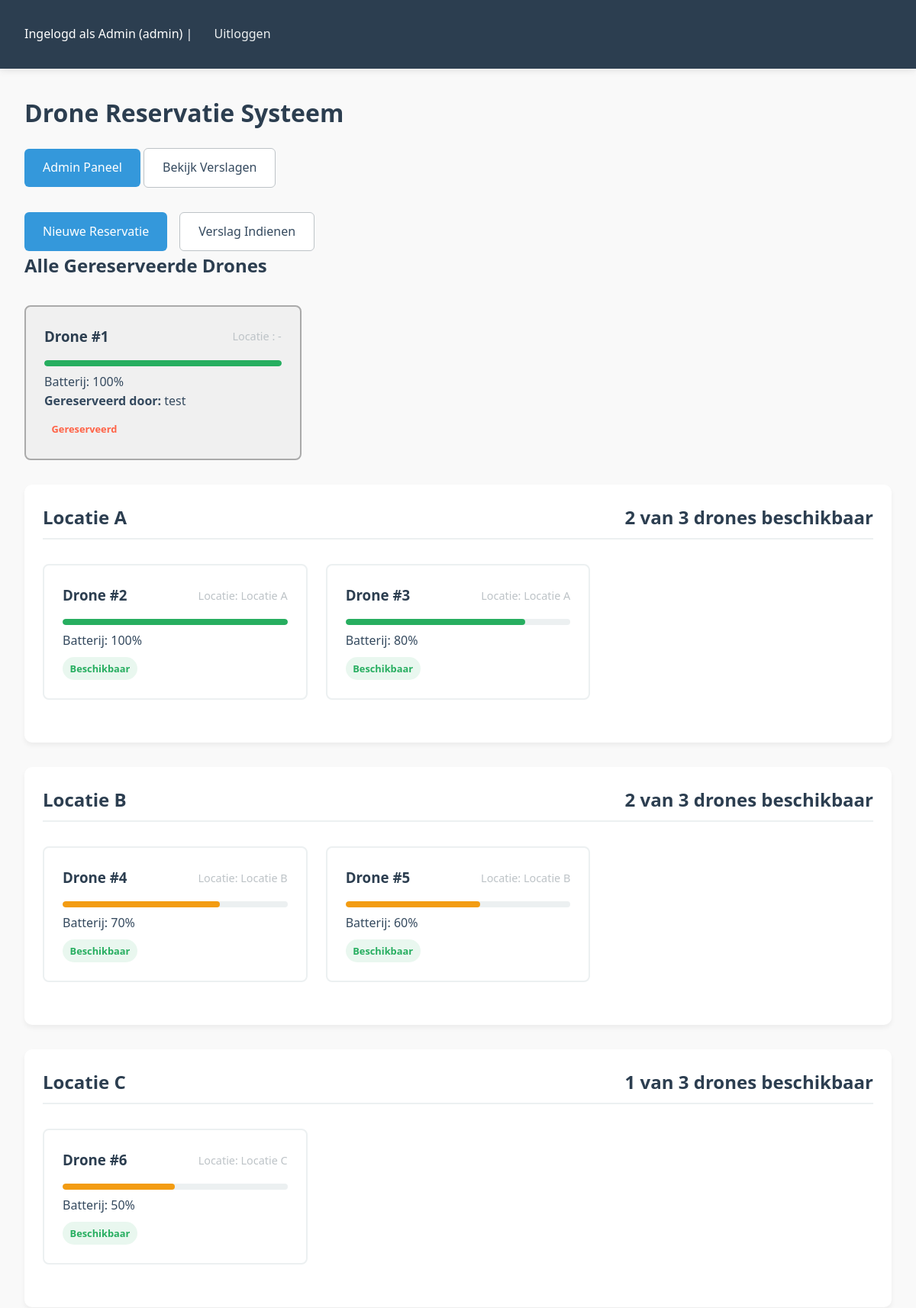
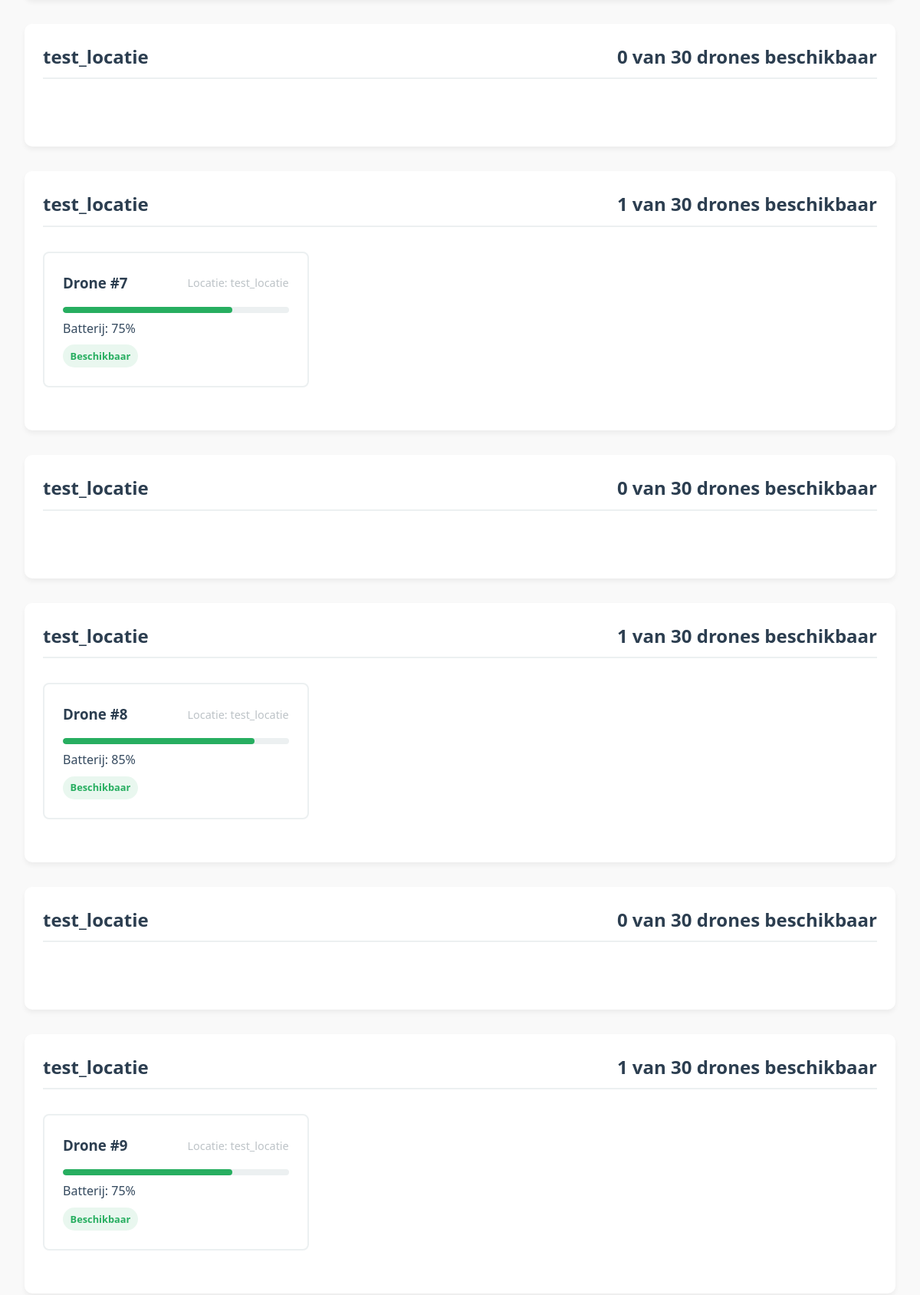
Screenshot of / (signed in, upper part) with the database file from the repository (2 pictures, top to bottom).
### tables this page shows
CREATE TABLE Users (
        ID INTEGER PRIMARY KEY,
        naam TEXT NOT NULL UNIQUE,
        Rol TEXT NOT NULL
    );

CREATE TABLE Drones (
        ID INTEGER PRIMARY KEY,
        batterijlevel INTEGER NOT NULL,
        Isbeschikbaar INTEGER NOT NULL DEFAULT 1,
        locatieId INTEGER NOT NULL,
        user_id INTEGER,
        FOREIGN KEY(user_id) REFERENCES Users(id) ON DELETE SET NULL,
        FOREIGN KEY(locatieId) REFERENCES Startplaats(ID)
    );

CREATE TABLE Startplaats (
        ID INTEGER PRIMARY KEY,
        naam TEXT NOT NULL,
        maxDrones INTEGER NOT NULL
    );

### routes.py (the view)
@routes_bp.route('/')
@login_required
def index():
    available_locations = Locatie.get_available_drones_per_location()
    if current_user.rol == 'admin':
        reserved_drones = Drone.all_reserved()
    else:
        reserved_drones = Drone.by_user(current_user.id)
    return render_template('index.html', locations=available_locations, drones=reserved_drones)

### app.py (called while the page is built)
@login_manager.user_loader
def load_user(user_id):
    user = User.by_id(user_id)
    return user

### database_context.py (called while the page is built)
    def getDbConn(self):
        return self._conn

### model/drone.py (called while the page is built)
    @staticmethod
    def all():
        sql = 'select id, batterijlevel, isbeschikbaar, locatieId from drones'
        dc = DatabaseContext()
        conn = dc.getDbConn()
        cursor = conn.execute(sql)
        rows = cursor.fetchall()
        drones = []
        for row in rows:
            drone = Drone(
                beschikbaarheid=row[2],
                batterijLevel=row[1],
                locatieId=row[3],
                id=row[0]
            )
            drones.append(drone)
        return drones

    def to_dict(self):
        return {
            "id": self.id,
            "beschikbaarheid": self.beschikbaarheid,
            "batterijlevel": self.batterijLevel,
            "locatieId": self.locatieId
        }

    @staticmethod
    def all_reserved():
        sql = '''
                SELECT d.id, d.batterijlevel, d.isbeschikbaar, d.locatieId, d.user_id, u.naam
                FROM drones d
                JOIN users u ON d.user_id = u.id
                WHERE d.isbeschikbaar = 0
            '''
        dc = DatabaseContext()
        conn = dc.getDbConn()
        cursor = conn.execute(sql)
        rows = cursor.fetchall()
        conn.commit()
        conn.close()
        drones = []
        for row in rows:
            drone = Drone(
                beschikbaarheid=row[2],
                batterijLevel=row[1],
                locatieId=row[3],
                user_id=row[4],
                id=row[0]
            )
            drone.gebruiker_naam = row[5]  # Voeg gebruikersnaam toe (uit kolom 'naam')
            drones.append(drone)
        return drones

### model/locatie.py (called while the page is built)
    @staticmethod
    def all():
        sql = '''select id, naam, maxDrones from startplaats'''
        dc = DatabaseContext()
        conn = dc.getDbConn()
        cursor = conn.cursor()
        cursor.execute(sql)
        rows = cursor.fetchall()
        conn.close()
        locaties = []
        for row in rows:
            locatie = Locatie(
                naam=row[1],
                maxDrones=row[2],
                id=row[0]
            )
            locaties.append(locatie)
        return locaties

### templates/index.html
{% extends "base.html" %}
{% block content %}
    <h1>Drone Reservatie Systeem</h1>
{% if current_user.rol == 'admin' %}
<div class="admin-controls">
    <a href="{{ url_for('routes.admin_dashboard') }}" class="button admin-button">Admin Paneel</a>
    <a href="{{ url_for('routes.admin_verslag') }}" class="button secondary">Bekijk Verslagen</a>
</div>
{% endif %}
    <div class="button-group">
        <a href="{{ url_for('routes.reserveer') }}" class="button">Nieuwe Reservatie</a>
        <a href="{{ url_for('routes.verslag') }}" class="button secondary">Verslag Indienen</a>
    </div>
    {% if current_user.rol == 'admin' or current_user %}
<section class="reserved-drones-section">
    <h2>Alle Gereserveerde Drones</h2>
    <div class="drone-grid">
        {% for drone in drones %}
            <div class="drone-card reserved">
                <div class="drone-header">
                    <h3>Drone #{{ drone.id }}</h3>
                    <span class="drone-id">Locatie : -</span>
                </div>
                <div class="battery-level {% if drone.batterijLevel > 70 %}battery-high{% elif drone.batterijLevel > 30 %}battery-medium{% else %}battery-low{% endif %}">
                    <div class="battery-fill" style="width: {{ drone.batterijLevel }}%"></div>
                </div>
                <div>Batterij: {{ drone.batterijLevel }}%</div>
{% if current_user.rol == 'admin' %}
                        <div><strong>Gereserveerd door:</strong> {{ drone.gebruiker_naam }}</div>
                    {% endif %}
                <span class="status reserved-status">Gereserveerd</span>
            </div>
        {% endfor %}
    </div>
</section>
{% endif %}
    {% for location in locations %}
    <section class="location-section">
        <h2>{{ location.naam }}
            <span class="status-available">{{ location.beschikbare_drones|length }} van {{ location.max_drones }} drones beschikbaar</span>
        </h2>
        <div class="drone-grid">
            {% for drone in location.beschikbare_drones %}
                <div class="drone-card" onclick="window.location.href='{{ url_for('routes.reserveer', location_id=location.id, drone_id=drone.id) }}'">
                    <div class="drone-header">
                        <h3>Drone #{{ drone.id }}</h3>
                        <span class="drone-id">Locatie: {{ location.naam }}</span>
                    </div>
                    <div class="battery-level {% if drone.batterijlevel > 70 %}battery-high{% elif drone.batterijlevel > 30 %}battery-medium{% else %}battery-low{% endif %}">
                        <div class="battery-fill" style="width: {{ drone.batterijlevel }}%"></div>
                    </div>
                    <div>Batterij: {{ drone.batterijlevel }}%</div>
                    <span class="status status-available">
                        Beschikbaar
                    </span>
                </div>
            {% endfor %}
        </div>
    </section>
    {% endfor %}
{% endblock %}

### templates/base.html (shortened to what this page needs)
<!DOCTYPE html>
<html>
<head>
    <link rel="stylesheet" href="{{ url_for('static', filename='style.css') }}">
</head>
<body>
    <header>
        {% if current_user.is_authenticated %}
            <p>Ingelogd als {{ current_user.naam }} ({{ current_user.rol }}) | <a href="{{ url_for('auth.logout') }}">Uitloggen</a></p>
        {% endif %}
    </header>
    <main>
        {% block content %}{% endblock %}
    </main>
</body>
</html>

### static/style.css (style rules this page uses)
:root { --primary: #3498db; --primary-dark: #2980b9; --secondary: #2c3e50; --success: #27ae60; --warning: #f39c12; --danger: #e74c3c; --light: #ecf0f1; --dark: #34495e; --gray: #bdc3c7; }
body { font-family: 'Segoe UI', Tahoma, Geneva, Verdana, sans-serif; line-height: 1.6; color: var(--dark); background-color: #f9f9f9; margin: 0; padding: 0; }
header { background-color: var(--secondary); color: white; padding: 1rem 2rem; display: flex; justify-content: space-between; align-items: center; box-shadow: 0 2px 10px rgba(0, 0, 0, 0.1); }
header a { color: var(--light); text-decoration: none; margin-left: 1.5rem; font-weight: 500; transition: color 0.3s; }
main { max-width: 1400px; margin: 2rem auto; padding: 0 2rem; }
h1, h2, h3 { color: var(--secondary); margin-top: 0; }
.drone-grid { display: grid; grid-template-columns: repeat(auto-fill, minmax(300px, 1fr)); gap: 1.5rem; margin: 2rem 0; }
.location-section { background: white; border-radius: 10px; padding: 1.5rem; box-shadow: 0 4px 6px rgba(0, 0, 0, 0.05); margin-bottom: 2rem; }
.location-section h2 { border-bottom: 2px solid var(--light); padding-bottom: 0.5rem; margin-bottom: 1.5rem; display: flex; justify-content: space-between; align-items: center; }
.drone-card { background: white; border: 2px solid var(--light); border-radius: 8px; padding: 1.5rem; transition: all 0.3s ease; cursor: pointer; position: relative; overflow: hidden; }
.drone-card .drone-header { display: flex; justify-content: space-between; align-items: center; margin-bottom: 1rem; }
.drone-card h3 { margin: 0; color: var(--secondary); }
.drone-card .drone-id { font-size: 0.9rem; color: var(--gray); }
.drone-card .battery-level { height: 8px; background: var(--light); border-radius: 4px; margin: 0.5rem 0; overflow: hidden; }
.drone-card .battery-level .battery-fill { height: 100%; border-radius: 4px; }
.drone-card .battery-high .battery-fill { background: var(--success); width: 80%; }
.drone-card .battery-medium .battery-fill { background: var(--warning); width: 50%; }
.drone-card .status { display: inline-block; padding: 0.3rem 0.6rem; border-radius: 20px; font-size: 0.8rem; font-weight: bold; margin-top: 0.5rem; }
.drone-card .status-available { background-color: rgba(39, 174, 96, 0.1); color: var(--success); }
.button-group { display: flex; gap: 1rem; margin-top: 2rem; }
button, .button { background-color: var(--primary); color: white; border: none; padding: 0.75rem 1.5rem; border-radius: 6px; cursor: pointer; font-size: 1rem; font-weight: 500; text-decoration: none; display: inline-flex; align-items: center; justify-content: center; transition: all 0.3s; }
button.secondary, .button.secondary { background-color: white; color: var(--dark); border: 1px solid var(--gray); }
.drone-card { animation: fadeIn 0.5s ease forwards; }
.reserved { background-color: #f0f0f0; border: 2px solid #aaa; }
.reserved-status { color: #ff6347; }

### rows the page displays
Users: naam "Admin", rol "admin"
Drones: id "1", batterijLevel "100", gebruiker_naam "test"
Startplaats: naam "Locatie A", beschikbare_drones|length "2", max_drones "3", id "2" "3", naam "Locatie A" "Locatie A", batterijlevel "100" "80"
Startplaats: naam "Locatie B", beschikbare_drones|length "2", max_drones "3", id "4" "5", naam "Locatie B" "Locatie B", batterijlevel "70" "60"
Startplaats: naam "Locatie C", beschikbare_drones|length "1", max_drones "3", id "6", naam "Locatie C", batterijlevel "50"
Startplaats: naam "test_locatie", beschikbare_drones|length "0", max_drones "30"
Startplaats: naam "test_locatie", beschikbare_drones|length "1", max_drones "30", id "7", naam "test_locatie", batterijlevel "75"
Startplaats: naam "test_locatie", beschikbare_drones|length "0", max_drones "30"
Startplaats: naam "test_locatie", beschikbare_drones|length "1", max_drones "30", id "8", naam "test_locatie", batterijlevel "85"
Startplaats: naam "test_locatie", beschikbare_drones|length "0", max_drones "30"
Startplaats: naam "test_locatie", beschikbare_drones|length "1", max_drones "30", id "9", naam "test_locatie", batterijlevel "75"
